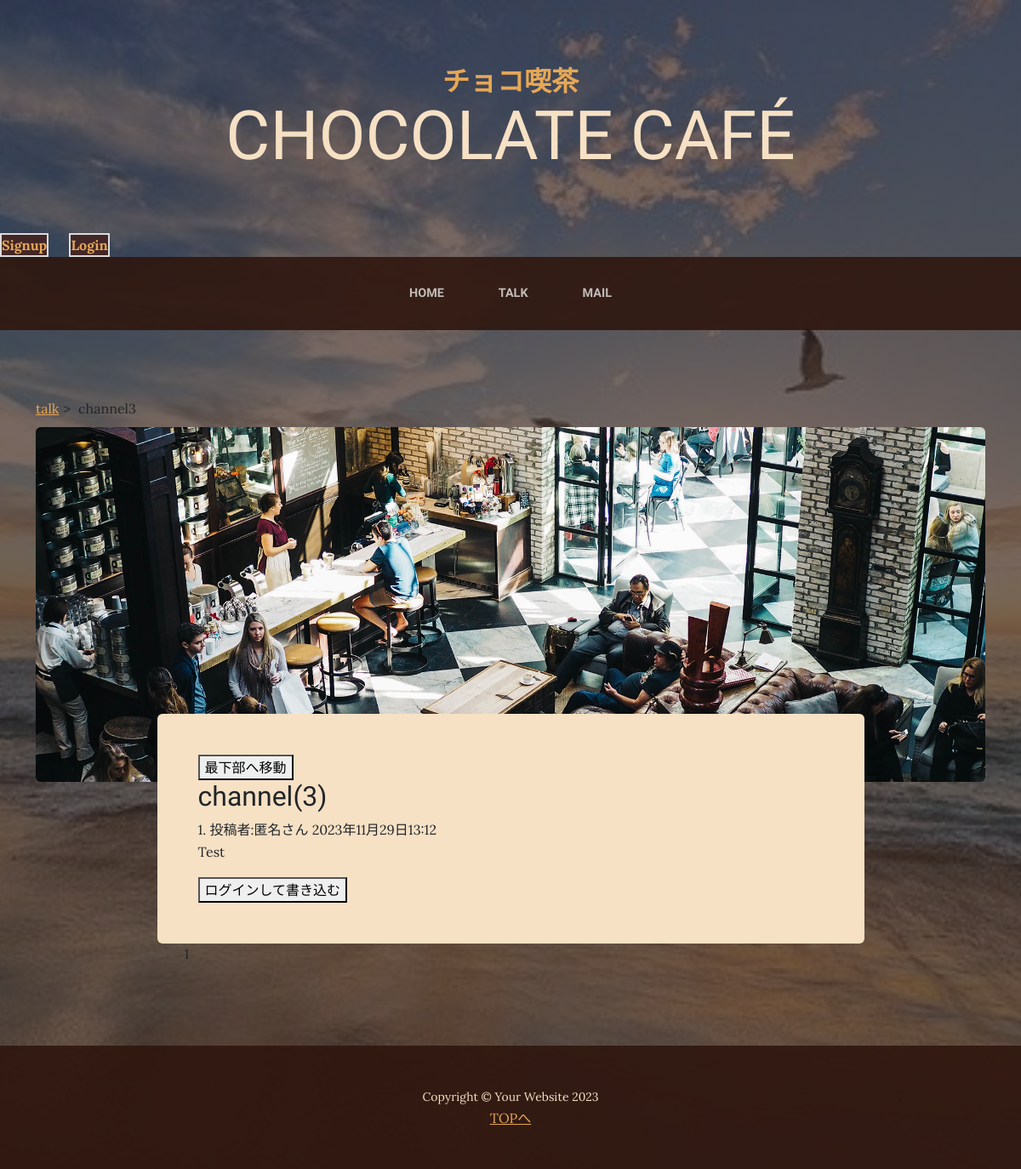
The page /channel3 on the database its author committed.
### websystem/models.py (models this page shows, shortened)
class Channel3_data(models.Model):
    name = models.CharField(
        verbose_name="名前",
        max_length=50
    )
    content = models.TextField(
        verbose_name="本文",
        max_length=200
    )
    posted_at = models.DateTimeField(
        verbose_name="投稿日時",
        auto_now_add=True
    )

### websystem/views.py (the view)
# urls.py: path("channel3",views.Channel3View.as_view(), name="channel3"),
class Channel3View(ListView):
    template_name = "channel3.html"
    context_object_name = "Channel3_records"
    queryset = Channel3_data.objects.order_by("posted_at")
    paginate_by = 100

### websystem/templates/channel3.html (shortened to what this page needs)
{% extends "base.html" %}
{% load static %}
{% block contents %}
<section class="page-section about-heading">
    <div class="container">
        <ul class="breadcrumbs">
            <li><a href="{% url "websystem:talk" %}">talk</a></li>
            <li>channel3</li>
        </ul>
        <img class="img-fluid rounded about-heading-img mb-3 mb-lg-0" src={% static "assets/img/about.jpg" %} alt="..." />
        <div class="about-heading-content">
            <div class="row">
                <div class="col-xl-9 col-lg-10 mx-auto">
                    <div class="bg-faded rounded p-5" id="Target">
                        <button onclick="scrollToBottom()" class="right-align">最下部へ移動</button>
                        <h2>channel(3)</h2>
                        {% for record in Channel3_records %}
                            <span class="section-heading-upper">{{record.id}}. 投稿者:{{record.name}} {{record.posted_at}} </span>
                            <p>{{record.content|truncatechars:200}}</p>
                        {% endfor %}
                        {% if user.is_authenticated %}
                            <button type="button" onclick="location.href='{% url "websystem:channel3form" %}'" >書き込む</button>
                        {% else %}
                            <button type="button" onclick="location.href='{% url "accounts:login" %}'" >ログインして書き込む</button>
                        {% endif %}
                        <br>
                    </div>
                    {% include "pagination.html" %}
                </div>
            </div>
        </div>
    </div>
</section>
{% endblock %}

### websystem/templates/base.html (style rules this page uses)
.breadcrumbs { list-style: none; padding: 0; margin: 10px 0; }
.breadcrumbs li { display: inline; }
.breadcrumbs li:not(:last-child):after { content: ">"; margin:0 5px; }

### rows shown on the page
Channel3_data: id "1", name "匿名さん", posted_at "2023年11月29日13:12", content "Test"

### other values the page prints
{{ num }} "1"
